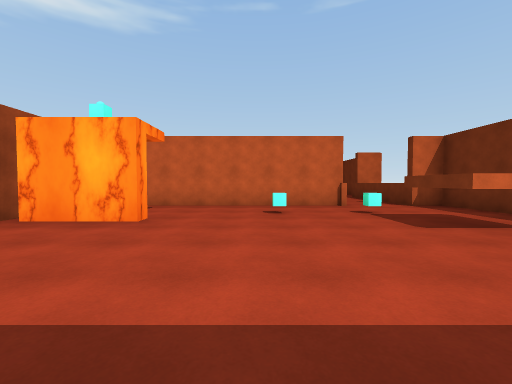
View 1 (above)

21 first-person views from a walk through a scene from a Unity 3-D project. The camera is 1.3 m above the floor, tilts 2° down and sees 90° across. The floor is counted in squares, 2 m on a side. Each view is taken from the middle of a square. On the plan, view 1 faces up. The plan holds only what a view shows up to about 9 squares ahead; the rest is blank. The player character is not drawn. Surface patterns are stand-ins for the level's own textures.

View 2
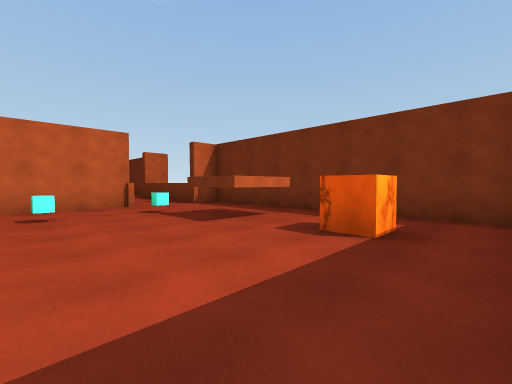

View 3
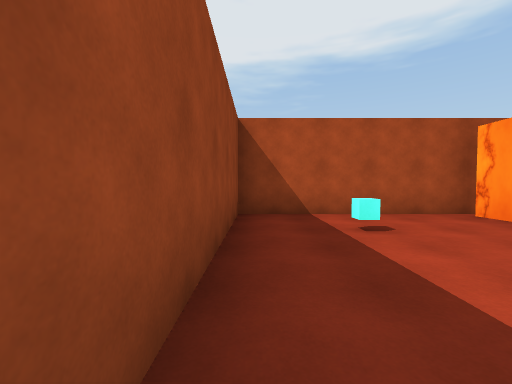

View 4
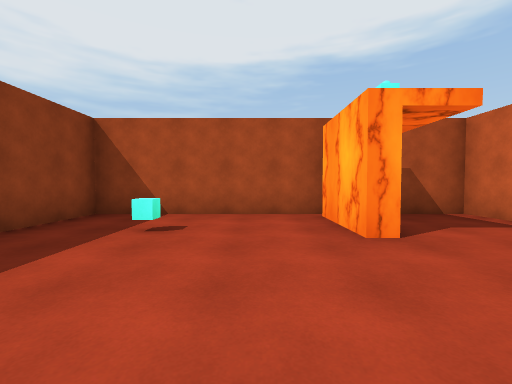

View 5
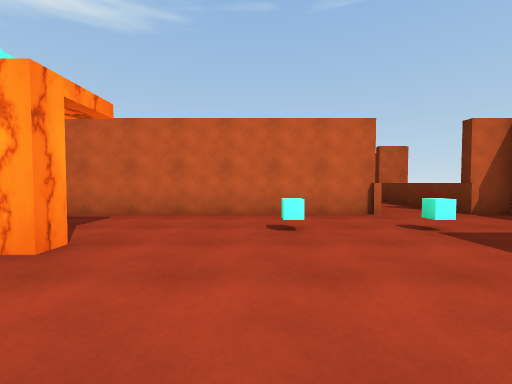

View 6
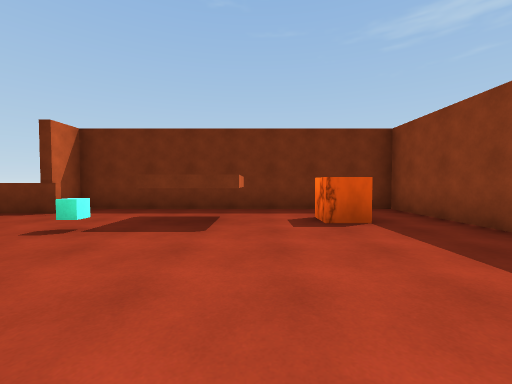

View 7
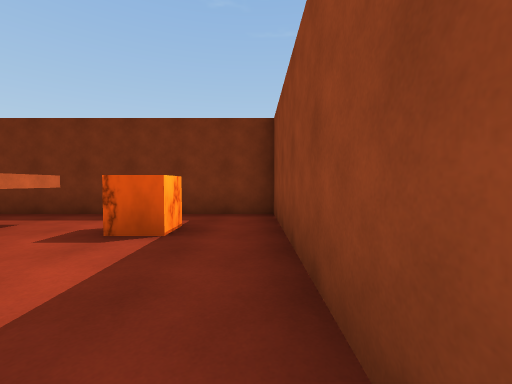

View 8
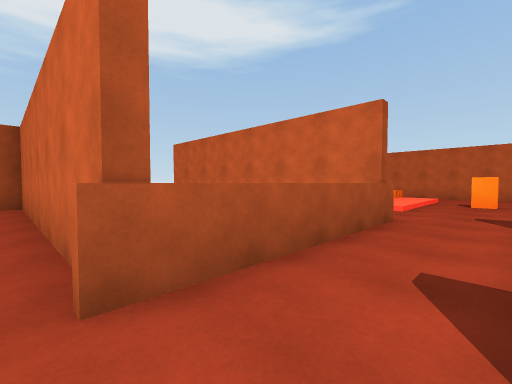

View 9
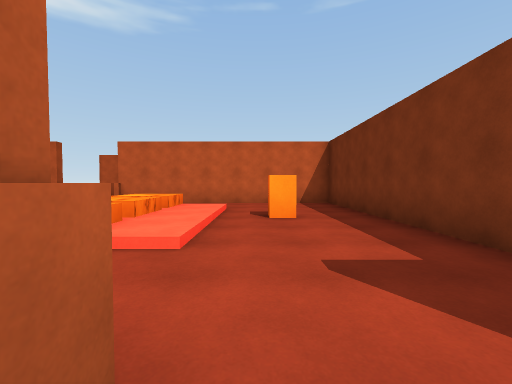

View 10
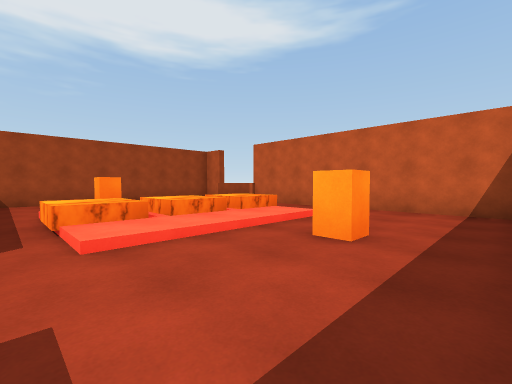

View 11
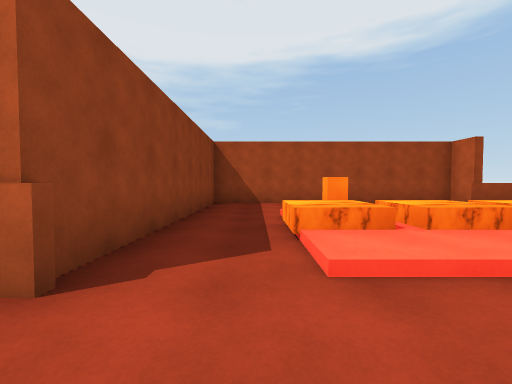

View 12
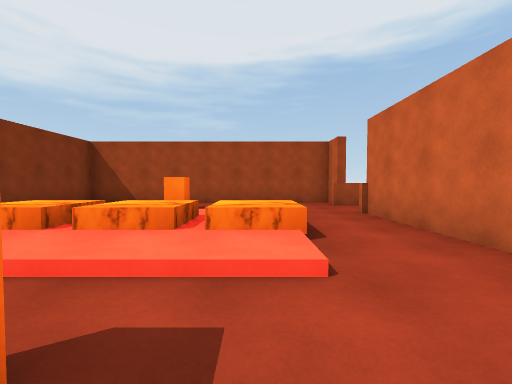

View 13
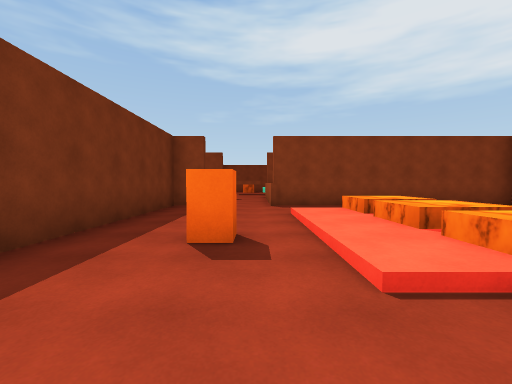

View 14
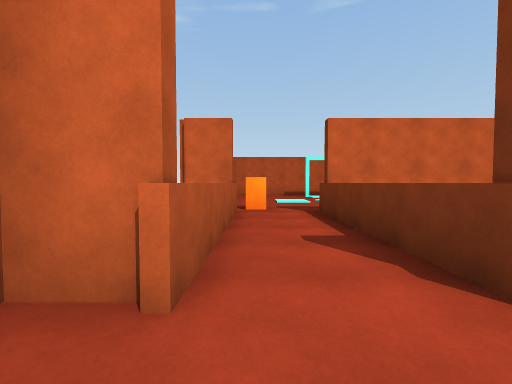

View 15
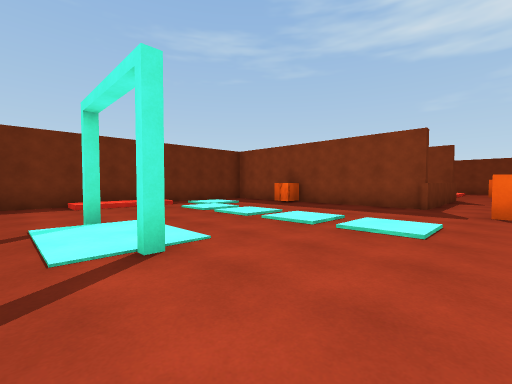

View 16
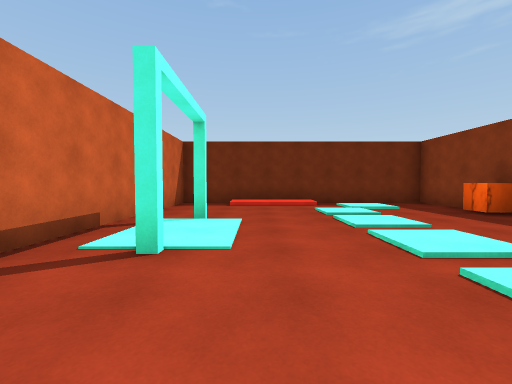

View 17
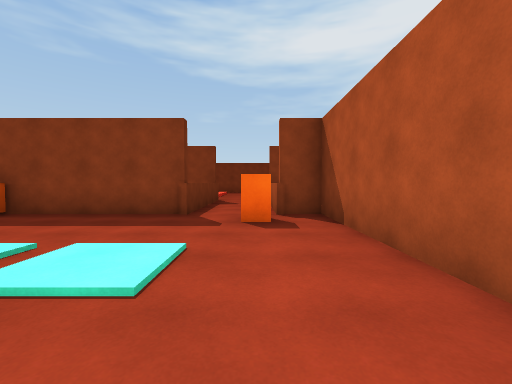

View 18
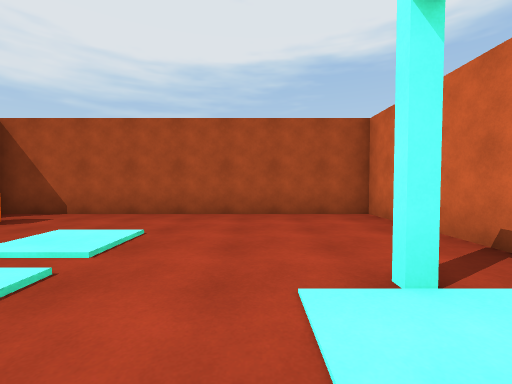

View 19
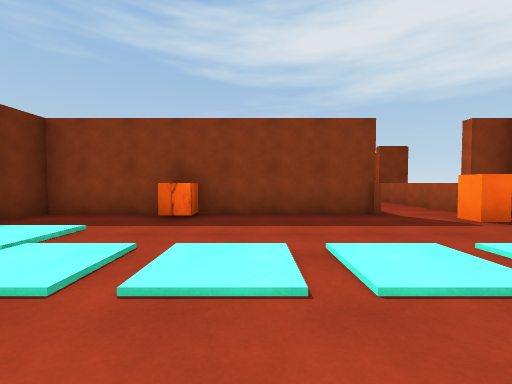

View 20
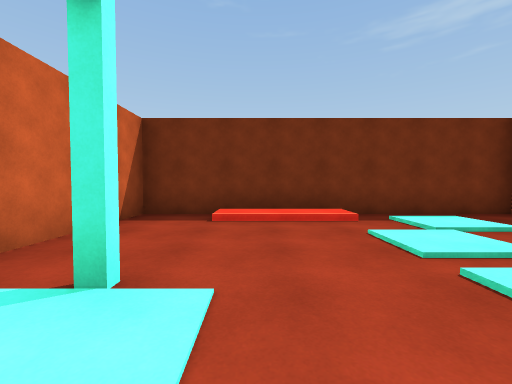

View 21
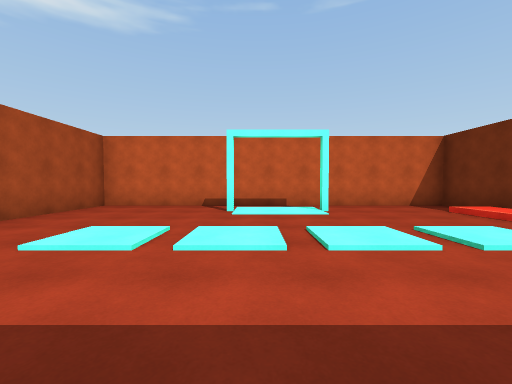

### Floor plan
Key: @ floor where view 1 was taken; # wall or solid block; . floor; / step, stairs or slope; = window, fence, low wall or low ledge; ≈ lava the walk keeps out of; O other object.
Columns run from 5 left of view 1 to 6 right of it. Each row starts with its distance up from view 1.
 32 ############
 31 #..........#
 30 #...#..#../#
 29 #........./#
 28 #........./#
 27 #........./#
 26 #..........#
 25 #.O........#
 24 #......O...#
 23 #=..=#######
 22  =..=
 21  =..=
 20 #=..=#######
 19 #..........#
 18 # .........#
 17 #    ≈≈/...#
 16 #    ≈≈/O..#
 15 #.O  ≈≈/...#
 14 #... ≈≈/...#
 13 #..........#
 12 #..........#
 11 #######=..=#
 10        =..=
  9        =..=
  8 #######=..=#
  7 #..........#
  6 #....O.O...#
  5 ###........#
  4 #.......##.#
  3 #..........#
  2 #.O........#
  1 #.......O..#
  0 #....@.....#
 -1 ############

Where each view was taken, in squares from view 1:
view 1: 0 up, 0 right, facing up
view 2: 0 up, 0 right, facing up-right
view 3: 0 up, 1 right, facing left
view 4: 3 up, 1 right, facing left
view 5: 2 up, 0 right, facing up
view 6: 3 up, 1 left, facing right
view 7: 0 up, 0 right, facing right
view 8: 7 up, 4 right, facing up-left
view 9: 11 up, 3 right, facing up
view 10: 13 up, 5 right, facing up-left
view 11: 13 up, 4 right, facing left
view 12: 17 up, 4 right, facing left
view 13: 19 up, 3 right, facing down
view 14: 18 up, 3 left, facing up
view 15: 31 up, 3 left, facing down-right
view 16: 29 up, 3 left, facing right
view 17: 29 up, 3 left, facing down
view 18: 29 up, 1 right, facing left
view 19: 29 up, 1 right, facing down
view 20: 29 up, 0 right, facing right
view 21: 24 up, 0 right, facing up
